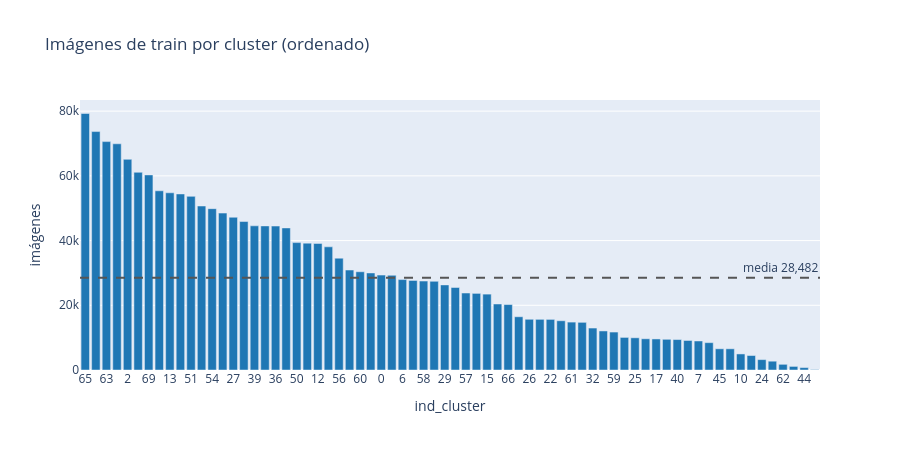
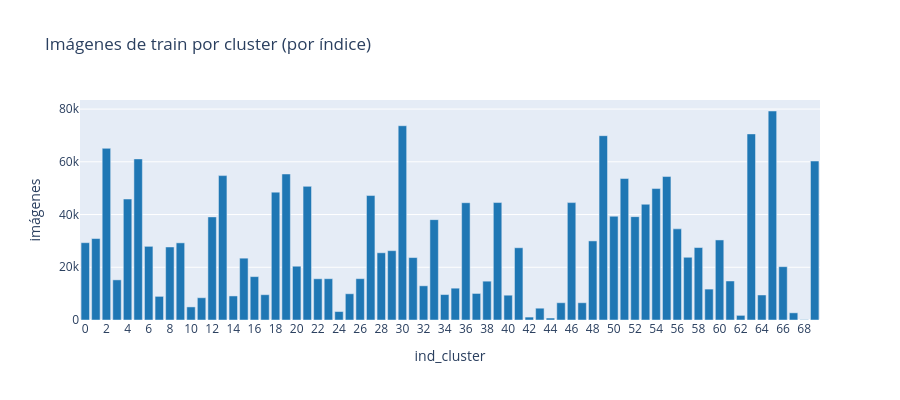

The notebook cell saved with these charts, in order:
### Markdown cell above
### Gráficos

### Code cell
fig = go.Figure(go.Bar(
    x=ordenado.index.astype(str), y=ordenado.imagenes,
    marker_color="#1f77b4",
    customdata=np.column_stack([ordenado.panoramas, ordenado.pct_imagenes, ordenado.top_paises]),
    hovertemplate="celda %{x}<br>%{y:,} imágenes<br>%{customdata[0]:,} panoramas<br>%{customdata[1]}%<br>%{customdata[2]}<extra></extra>",
))
fig.add_hline(y=n.mean(), line_dash="dash", line_color="#555", annotation_text=f"media {n.mean():,.0f}")
fig.update_layout(title="Imágenes de train por cluster (ordenado)", xaxis_title="ind_cluster",
                  yaxis_title="imágenes", xaxis_type="category", height=450)
fig.show()

fig = go.Figure(go.Bar(
    x=por_celda.index.astype(str), y=por_celda.imagenes, marker_color="#1f77b4",
    hovertemplate="celda %{x}<br>%{y:,} imágenes<extra></extra>",
))
fig.update_layout(title="Imágenes de train por cluster (por índice)", xaxis_title="ind_cluster",
                  yaxis_title="imágenes", xaxis_type="category", height=400)
fig.show()

### Figure 1 — Plotly figure (JSON) as saved in the notebook; plotly's stock layout.template omitted (floating-point values rounded to 4 significant figures; data arrays with more than 128 entries replaced by an {"elided": "..."} marker saying what was removed)
{"data": [{"customdata": {"elided": "70x3 mixed values"}, "hovertemplate": "celda %{x}<br>%{y:,} imágenes<br>%{customdata[0]:,} panoramas<br>%{customdata[1]}%<br>%{customdata[2]}<extra></extra>", "marker": {"color": "#1f77b4"}, "type": "bar", "x": ["65", "30", "63", "49", "2", "5", "69", "19", "13", "55", "51", "21", "54", "18", "27", "4", "39", "46", "36", "53", "50", "52", "12", "33", "56", "1", "60", "48", "0", "9", "6", "8", "58", "41", "29", "28", "57", "31", "15", "20", "66", "16", "26", "23", "22", "3", "61", "38", "32", "35", "59", "37", "25", "34", "17", "64", "40", "14", "7", "11", "45", "47", "10", "43", "24", "67", "62", "42", "44", "68"], "y": [79272, 73688, 70588, 69912, 65108, 61104, 60296, 55380, 54768, 54408, 53660, 50684, 49860, 48496, 47208, 45888, 44552, 44528, 44488, 43908, 39372, 39208, 39104, 38064, 34564, 30896, 30364, 29996, 29328, 29264, 27944, 27696, 27484, 27408, 26300, 25500, 23792, 23680, 23452, 20400, 20224, 16456, 15676, 15660, 15640, 15224, 14804, 14728, 12968, 12068, 11728, 10072, 9956, 9648, 9596, 9488, 9412, 9124, 8968, 8452, 6556, 6552, 4964, 4476, 3208, 2724, 1756, 1108, 748, 132]}], "layout": {"annotations": [{"showarrow": false, "text": "media 28,482", "x": 1, "xanchor": "right", "xref": "x domain", "y": 28480.0, "yanchor": "bottom", "yref": "y"}], "height": 450, "shapes": [{"line": {"color": "#555", "dash": "dash"}, "type": "line", "x0": 0, "x1": 1, "xref": "x domain", "y0": 28480.0, "y1": 28480.0, "yref": "y"}], "title": {"text": "Imágenes de train por cluster (ordenado)"}, "xaxis": {"title": {"text": "ind_cluster"}, "type": "category"}, "yaxis": {"title": {"text": "imágenes"}}}}

### Figure 2 — Plotly figure (JSON) as saved in the notebook; plotly's stock layout.template omitted (floating-point values rounded to 4 significant figures)
{"data": [{"hovertemplate": "celda %{x}<br>%{y:,} imágenes<extra></extra>", "marker": {"color": "#1f77b4"}, "type": "bar", "x": ["0", "1", "2", "3", "4", "5", "6", "7", "8", "9", "10", "11", "12", "13", "14", "15", "16", "17", "18", "19", "20", "21", "22", "23", "24", "25", "26", "27", "28", "29", "30", "31", "32", "33", "34", "35", "36", "37", "38", "39", "40", "41", "42", "43", "44", "45", "46", "47", "48", "49", "50", "51", "52", "53", "54", "55", "56", "57", "58", "59", "60", "61", "62", "63", "64", "65", "66", "67", "68", "69"], "y": [29328, 30896, 65108, 15224, 45888, 61104, 27944, 8968, 27696, 29264, 4964, 8452, 39104, 54768, 9124, 23452, 16456, 9596, 48496, 55380, 20400, 50684, 15640, 15660, 3208, 9956, 15676, 47208, 25500, 26300, 73688, 23680, 12968, 38064, 9648, 12068, 44488, 10072, 14728, 44552, 9412, 27408, 1108, 4476, 748, 6556, 44528, 6552, 29996, 69912, 39372, 53660, 39208, 43908, 49860, 54408, 34564, 23792, 27484, 11728, 30364, 14804, 1756, 70588, 9488, 79272, 20224, 2724, 132, 60296]}], "layout": {"height": 400, "title": {"text": "Imágenes de train por cluster (por índice)"}, "xaxis": {"title": {"text": "ind_cluster"}, "type": "category"}, "yaxis": {"title": {"text": "imágenes"}}}}
